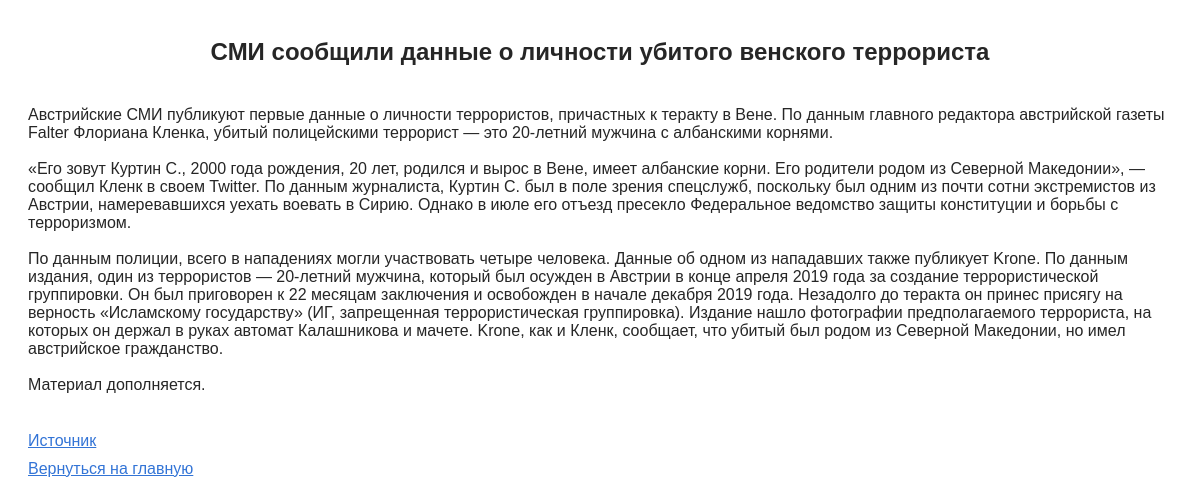
Screenshot of /news/5fa11b599a7947e31254ead9/ with the database file from the repository.
### tables this page shows
CREATE TABLE `posts` (
  `id` varchar(255) NOT NULL,
  `base_link` text NOT NULL,
  `text` text NOT NULL,
  `image` text,
  `title` varchar(255) NOT NULL,
  `date` varchar(255) DEFAULT NULL,
  PRIMARY KEY (`id`),
  UNIQUE KEY `id_UNIQUE` (`id`)
);

### NewsController.php (called while the page is built, shortened)
<?php
class NewsController
{
    public static function getNewsById(string $id)
    {
        $arParams = [
            "id" => $id
        ];
        $news = self::getNewsFromDB($arParams);
        return $news;
    }
    private static function getNewsFromDB($arParams = array())
    {
        $sql = "SELECT * FROM posts";
        if (!empty($arParams)) {
            if (isset($arParams['id'])) {
                $db = DBController::getConnection();
                $id = $db->real_escape_string(htmlspecialchars($arParams['id']));
                $sql .= " WHERE id='{$id}'";
            }
        }
        $result = DBController::Query($sql);
        $returnNews = [];
        while ($news = $result->fetch_assoc()) {
            $returnNews[$news['id']] = $news;
        }
        return $returnNews;
    }
}

### DBController.php (called while the page is built, shortened)
<?php
class DBController
{
    private static $connection = null;
    private static function connectToDB()
    {
        self::$connection = new mysqli(self::HOST, self::USER, self::PASSWORD, self::DB_NAME);
    }
    public static function Query($sql)
    {
        if (!$result = self::$connection->query($sql)) {
            return false;
        }
        return $result;
    }
    public static function closeConnection()
    {
        if (!is_null(self::$connection)) {
            self::$connection = null;
        }
    }
}

### news/index.php (the view, shortened to what this page needs)
<?php
include_once $_SERVER['DOCUMENT_ROOT'] . "/includes/header.php";
$curNews = reset(NewsController::getNewsById($_REQUEST['POST_ID']));
?>
<div class="news_one">
    <?php if (empty($curNews)): ?>
        <h2 class="news_one__error">Не удалось получить новость, попробуйте позднее</h2>
    <?php else: ?>
        <div class="news_one__block">
            <h2 class="news_one__title"><?= $curNews['title'] ?></h2>
            <div class="news_one__text"><?= $curNews['text'] ?></div>
            <a href="<?= $curNews['base_link'] ?>" class="news_one__source">Источник</a>
        </div>
    <?php endif;?>
    <a href="/" class="news_one__back">Вернуться на главную</a>
</div>
<?php
include_once $_SERVER['DOCUMENT_ROOT'] . "/includes/footer.php";

### static/css/style.css (style rules this page uses)
* { font-family: sans-serif; font-size: 16px; font-weight: normal; font-style: normal; color: #262626; }
a { color: #0052CC; opacity: .8; }
.news, .news_one { padding: 10px 20px; }
.news__header, .news_one__title { text-align: center; font-weight: bold; font-size: 24px; }
.news_one__text { margin-bottom: 20px; }
.news_one__source { display: inline-block; margin-bottom: 10px; }

### rows the page displays
posts: id+title "СМИ сообщили данные о личности убитого венского террориста", id+text "Австрийские СМИ публикуют первые данные о личности террористов, причастных к теракту в Вене. По данным главного редактора австрийской газеты Falter Флориана Кленка, убитый полицейскими террорист — это 20-летний мужчина с албанскими корнями. «Его зовут Куртин С., 2000 года рождения, 20 лет, родился и вырос в Вене, имеет албанские корни. Его родители родом из Северной Македонии», — сообщил Кленк в своем Twitter. По данным журналиста, Куртин С. был в поле зрения спецслужб, поскольку был одним из почти сотни экстремистов из Австрии, намеревавшихся уехать воевать в Сирию. Однако в июле его отъезд пресекло Федеральное ведомство защиты конституции и борьбы с терроризмом. По данным полиции, всего в…"
